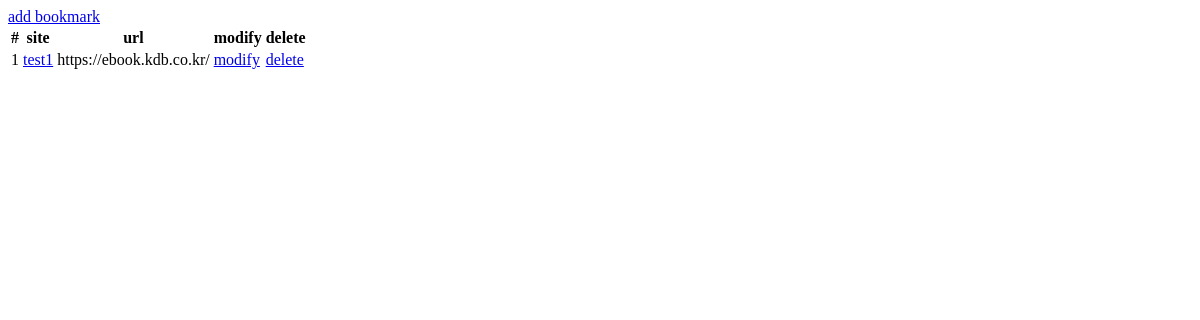
The page /bookmark on the database as committed earlier.
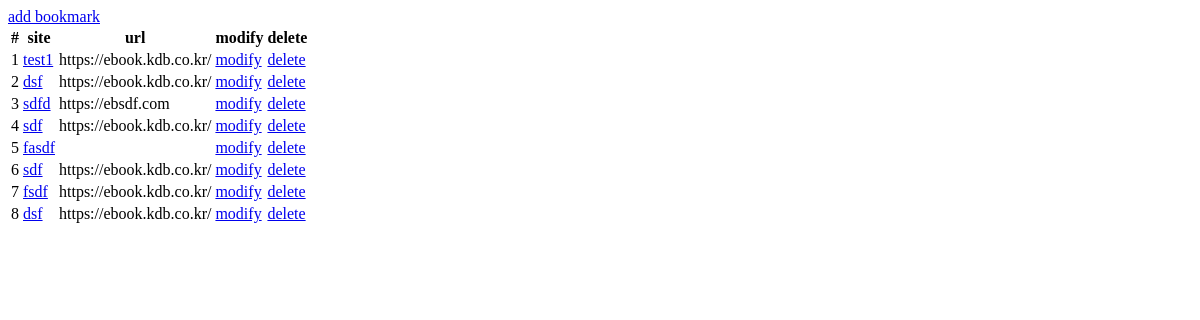
The same page on the database as committed later.
### bookmark/models.py (models this page shows, shortened)
class Bookmark(models.Model):
    site_name = models.CharField(max_length=100 ,verbose_name="질문")
    url = models.URLField('Site url')

### bookmark/views.py (the view)
# urls.py: path('',views.BookMarkListView.as_view(),name ="list"),
class BookMarkListView(ListView):
    model = Bookmark

### templates/bookmark/bookmark_list.html (shortened to what this page needs)
<!DOCTYPE html>
<html lang="en">
<head>
</head>
<body>
<div>
    <a href="{% url 'add' %}" class="btn btn-info">add bookmark</a>
</div>
<table>
        <tr>
            <th>#</th>
            <th>site</th>
            <th>url</th>
            <th>modify</th>
            <th>delete</th>
        </tr>
    {% for bookmark in object_list %}
        <tr>
            <td> {{ forloop.counter }}</td>
            <td><a href="{% url 'detail' pk=bookmark.id %}">{{ bookmark.site_name }}</a></td>
            <td>{{ bookmark.url }}</td>
            <td><a href="{% url 'update' pk=bookmark.id %}">modify</a></td>
            <td><a href="{% url 'delete' pk=bookmark.id %}">delete</a></td>
        </tr>
    {% endfor %}
</table>
</body>
</html>

Rows that differ between the two databases and show on the page:
added Bookmark: site_name "dsf", url "https://ebook.kdb.co.kr/"
added Bookmark: site_name "sdfd", url "https://ebsdf.com"
added Bookmark: site_name "sdf", url "https://ebook.kdb.co.kr/"
added Bookmark: site_name "fasdf"
added Bookmark: site_name "sdf", url "https://ebook.kdb.co.kr/"
added Bookmark: site_name "fsdf", url "https://ebook.kdb.co.kr/"
added Bookmark: site_name "dsf", url "https://ebook.kdb.co.kr/"
